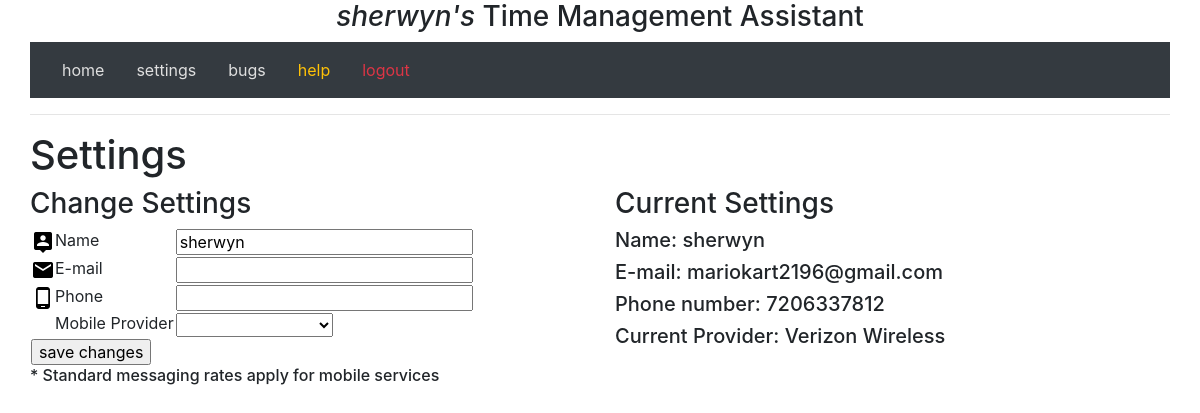
/edit (signed in), run on the app's committed database.
### project/models.py (models this page shows, shortened)
class User(UserMixin, db.Model):
    __tablename__ = 'users'
    id       = db.Column(db.Integer, primary_key=True, unique=True)
    nickname = db.Column(db.String(64), nullable=True, index=True, unique=False)
    email    = db.Column(db.String(256), nullable=False, unique=True)
    phone    = db.Column(db.String(256), nullable=True,index=True, unique=False)
    cellphone_provider = db.Column(db.String(256), nullable=True, index=True, unique=False)
    reminder_frequency = db.Column(db.Time, nullable=True, index=True, unique=False)
    last_reminder = db.Column(db.DateTime, nullable=True, index=True, unique=False)
    events  = db.relationship('UserEvent', backref='author', lazy='dynamic')
    scheduleevents = db.relationship('UserScheduleEvent', backref='author', lazy='dynamic')
    @property
    def is_authenticated(self):
        return True

### project/views.py (the view)
@app.route('/edit', methods=['GET', 'POST'])
@login_required
def edit():
    form = EditForm(nickname=current_user.nickname, reminder_frequency=current_user.reminder_frequency)
    if form.validate_on_submit():
        current_user.nickname           = if_filled(form.nickname.data, current_user.nickname)
        current_user.email              = if_filled(form.email.data, current_user.email)
        current_user.phone              = if_filled(''.join(c for c in form.phone.data if c.isdigit()), current_user.phone)
        current_user.cellphone_provider = if_filled(form.cellphone_provider.data, current_user.cellphone_provider)
        db.session.add(current_user)
        db.session.commit()
        flash("Your settings have been updated.")
        return redirect(url_for('edit'))
    else:
        form.nickname.data = current_user.nickname
    return render_template('edit.html', form=form)

### project/forms.py (shortened to what this page needs)
class EditForm(FlaskForm):
    nickname = StringField('nickname', validators=[DataRequired()])
    email = StringField('email', validators=[DataRequired()])
    phone = StringField('phone', validators=[DataRequired()])
    cellphone_provider = SelectField(label="Choose a provider", choices=[(k, k) for k in sorted(CELLPHONE_PROVIDERS.keys())])
    '''
    def __init__(self, original_nickname, *args, **kwargs):
        FlaskForm.__init__(self, *args, **kwargs)
        self.original_nickname = original_nickname

    '''

### project/views.py (called while the page is built)
@login_manager.user_loader
def load_user(id):
    return User.query.get(int(id))

### project/templates/edit.html (shortened to what this page needs)
{% extends 'base.html' %}
{% block content %}
<h1>Settings</h1>
<form action="" method="post" name="edit" class="editform">
    <div class="row">
    <div class="form-group col-sm rounded border-0">
    <h3>Change Settings</h3>
        <table>
            <tr>
                <td><img src='static/imgs/nickname.png'>Name</td>
                <td>{{ form.nickname(size=24) }}</td>
            </tr>
            <tr>
                <td><img src='static/imgs/email.png'>E-mail</td>
                <td>{{ form.email(size=24) }}</td>
            </tr>
            <tr>
                <td><img src='static/imgs/phone.png'>Phone</td>
                <td>{{ form.phone(size=24) }}</td>
            </tr>
            <tr>
                <td><img src='static/imgs/provider.png'>Mobile Provider</td>
                <td>{{ form.cellphone_provider() }}</td>
            </tr>
            <tr>
                <td><input type="submit" value="save changes"></td>
            </tr>
        </table>
        <h6>* Standard messaging rates apply for mobile services</h6>
   </div>
   <div class="container-fluid col-sm rounded border-0">
        <h3>Current Settings</h3>
        <h5>Name: {{ current_user.nickname }}</h5>
        <h5>E-mail: {{ current_user.email }}</h5>
        <h5>Phone number: {{ current_user.phone }}</h5>
        <h5>Current Provider: {{ current_user.cellphone_provider }}</h5>
   </div>
   </div>
</form>
{% endblock %}

### project/templates/base.html (shortened to what this page needs)
<html>
    <head>
        <link href="/static/css/bootstrap.min.css" rel="stylesheet" media="screen">
        <link href="/static/css/custom.css" rel="stylesheet" media="screen">
    </head>
    <body>
        <div class="container">
            <center><h3>{% if current_user.is_authenticated %}<span class="font-italic">{{ current_user.nickname }}'s </span>{% endif %}<span class="font-bold">Time Management Assistant</span></h3></center>
            <nav class="navbar navbar-expand-lg navbar-light bg-dark">
                <a class='nav-link' href="{{ url_for('index') }}">home</a>
                {% if current_user.is_authenticated %}
                <a class='nav-link' href="{{ url_for('edit') }}">settings</a>
                {% endif %}
                <a class='nav-link' href="https://gitreports.com/issue/ika-musuko/tma/">bugs</a>
                <a class='nav-link' href="{{ url_for('help') }}"><span class="text-warning">help</span></a>
                {% if current_user.is_authenticated %}
                <a class='nav-link' href="{{ url_for('logout') }}"><span class="text-danger">logout</span></a>
                {% else %}
                <a class='nav-link' href="{{ url_for('login') }}"><span class="text-success">login</span></a>
                {% endif %}
            </nav>
        <hr>
        <div class="container">
            <div class="content">
                {% block content %}
                {% endblock %}
            </div>
        </div>
    </body>
</html>

### project/static/css/custom.css (style rules this page uses)
.content { padding: 0px 0px; }
.container { border-radius: 6px; padding: 0px; }
.editform { display: block; }
.navbar a:link { color: #dfdfdf; text-decoration: none; }

### data on the page
User: nickname "sherwyn", email "mariokart2196@gmail.com", phone "7206337812", cellphone_provider "Verizon Wireless"
